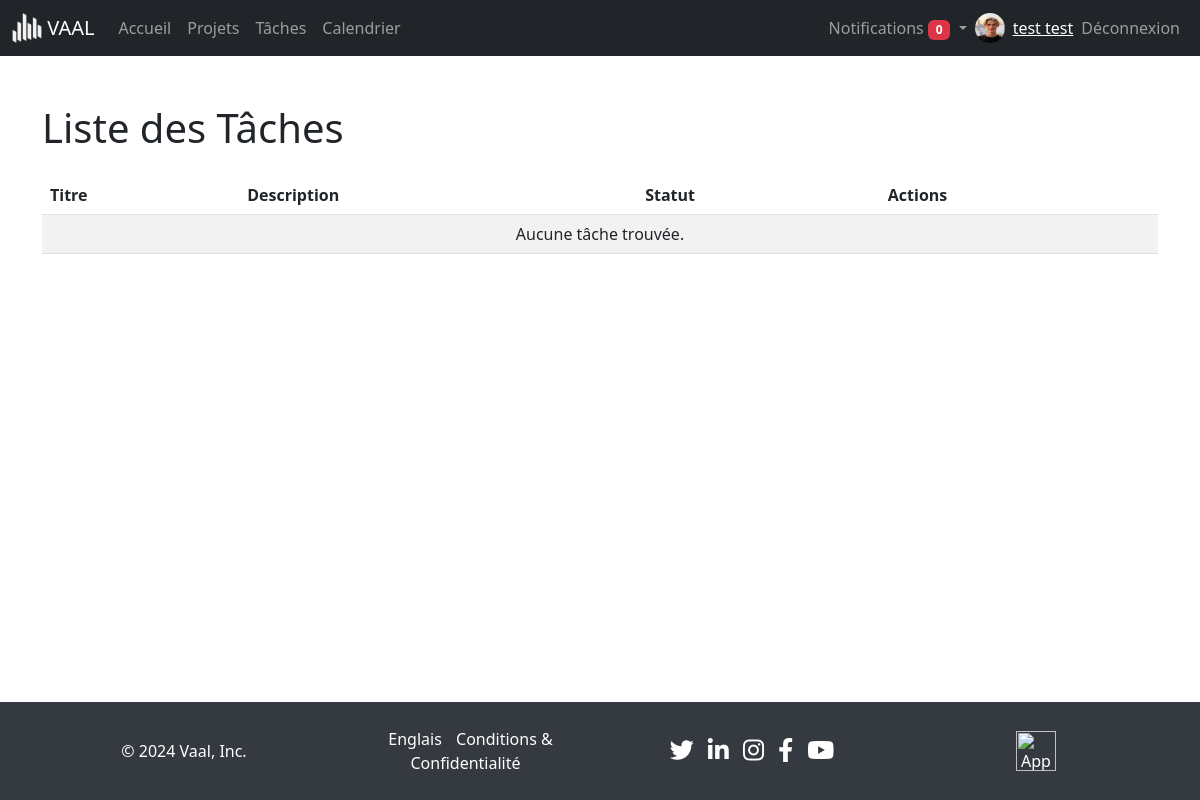
Screenshot of /views/tasks/view.php (signed in) with the database file from the repository.
### tables this page shows
CREATE TABLE `users` (
  `id` int(11) NOT NULL,
  `profile` varchar(255) NOT NULL,
  `nom` varchar(50) NOT NULL,
  `prenom` varchar(255) NOT NULL,
  `email` varchar(100) NOT NULL,
  `password` varchar(255) NOT NULL,
  `role` enum('member','manager','admin') DEFAULT 'member',
  `activation` enum('oui','non') NOT NULL DEFAULT 'non'
);

### views/tasks/view.php (the view, shortened to what this page needs)
<?php
include '../../includes/connect.php';
include '../../includes/navbar.php';
try {
    $tasks = [];
} catch (PDOException $e) {
    echo "Erreur : " . $e->getMessage();
    exit;
}
?>
<!DOCTYPE html>
<html lang="fr">
<head>
    <link href="https://cdn.jsdelivr.net/npm/bootstrap@5.3.3/dist/css/bootstrap.min.css" rel="stylesheet">
    <link href="https://cdnjs.cloudflare.com/ajax/libs/bootstrap-icons/1.8.1/font/bootstrap-icons.min.css" rel="stylesheet">
</head>
<body>
<div class="container mt-5">
    <h1 class="mb-4">Liste des Tâches</h1>
    <table class="table table-striped">
        <thead>
            <tr>
                <th>Titre</th>
                <th>Description</th>
                <th>Statut</th>
                <th>Actions</th>
            </tr>
        </thead>
        <tbody>
            <?php if (!empty($tasks)): ?>
                <?php foreach ($tasks as $task): ?>
                    <tr>
                        <td><?php echo htmlspecialchars($task['title']); ?></td>
                        <td><?php echo htmlspecialchars($task['description']); ?></td>
                        <td>
                            <?php if ($task['status'] == 'pending'): ?>
                                <span class="badge bg-danger">Pending</span>
                            <?php elseif ($task['status'] == 'in_progress'): ?>
                                <span class="badge bg-warning text-dark">In Progress</span>
                            <?php elseif ($task['status'] == 'completed'): ?>
                                <span class="badge bg-success">Completed</span>
                            <?php endif; ?>
                        </td>
                        <td>
                            <form method="post" class="d-inline">
                                <input type="hidden" name="task_id" value="<?php echo $task['id']; ?>">
                                <input type="hidden" name="project_id" value="<?php echo $task['project_id']; ?>">
                                <button type="submit" name="status" value="pending" class="btn btn-outline-danger btn-sm rounded-circle" title="Pending">
                                    <i class="bi bi-x-circle"></i>
                                </button>
                            </form>
                            <form method="post" class="d-inline">
                                <input type="hidden" name="task_id" value="<?php echo $task['id']; ?>">
                                <input type="hidden" name="project_id" value="<?php echo $task['project_id']; ?>">
                                <button type="submit" name="status" value="in_progress" class="btn btn-outline-warning btn-sm rounded-circle" title="In Progress">
                                    <i class="bi bi-arrow-clockwise"></i>
                                </button>
                            </form>
                            <form method="post" class="d-inline">
                                <input type="hidden" name="task_id" value="<?php echo $task['id']; ?>">
                                <input type="hidden" name="project_id" value="<?php echo $task['project_id']; ?>">
                                <button type="submit" name="status" value="completed" class="btn btn-outline-success btn-sm rounded-circle" title="Completed">
                                    <i class="bi bi-check-circle"></i>
                                </button>
                            </form>
                        </td>
                    </tr>
                <?php endforeach; ?>
            <?php else: ?>
                <tr>
                    <td colspan="4" class="text-center">Aucune tâche trouvée.</td>
                </tr>
            <?php endif; ?>
        </tbody>
    </table>
</div>
<?php include '../../includes/footer.php'; ?>
</body>
</html>

### includes/navbar.php (shortened to what this page needs)
<?php
include $_SERVER['DOCUMENT_ROOT'].'/Project-Management-App/includes/connect.php';
$user_id = $_SESSION['user_id'];
$stmt = $pdo->prepare("SELECT * FROM users WHERE id = ?");
$stmt->execute([$user_id]);
$user = $stmt->fetch(PDO::FETCH_ASSOC);
$notificationsStmt = $pdo->prepare("SELECT * FROM notifications WHERE user_id = ? AND is_read = 0 ORDER BY created_at DESC");
$notificationsStmt->execute([$user_id]);
$notifications = $notificationsStmt->fetchAll();
$notificationCount = count($notifications);
$user_name = htmlspecialchars($user['nom'] . ' ' . $user['prenom']);
$profile_image = !empty($user['profile']) ? $user['profile'] : 'assets/images/default-profile.png';
?>
<nav class="navbar navbar-expand-lg navbar-dark bg-dark">
    <div class="container-fluid">
        <a class="navbar-brand" href="/Project-Management-App/index.php">
            <img src="/Project-Management-App/assets/images/logo_white.png" alt="Logo" width="30" height="30" class="d-inline-block align-top">
            VAAL
        </a>
        <div class="collapse navbar-collapse" id="navbarNav">
            <ul class="navbar-nav me-auto mb-2 mb-lg-0">
                <li class="nav-item">
                    <a class="nav-link" href="/Project-Management-App/dashboard.php">Accueil</a>
                </li>
                <li class="nav-item">
                    <a class="nav-link" href="/Project-Management-App/views/projects/view.php">Projets</a>
                </li>
                <li class="nav-item">
                    <a class="nav-link" href="/Project-Management-App/views/tasks/view.php">Tâches</a>
                </li>
                <li class="nav-item">
                    <a class="nav-link" href="/Project-Management-App/views/calendar/view.php">Calendrier</a>
                </li>
            </ul>
            <ul class="navbar-nav ms-auto mb-2 mb-lg-0 align-items-center">
                <li class="nav-item dropdown">
                    <a class="nav-link dropdown-toggle" href="#" id="notificationsDropdown" role="button" data-bs-toggle="dropdown" aria-expanded="false">
                        Notifications <span class="badge bg-danger"><?php echo $notificationCount; ?></span>
                    </a>
                </li>
                <li class="nav-item d-flex align-items-center">
                    <img src="/Project-Management-App/<?php echo htmlspecialchars($profile_image); ?>" alt="Profile Image" width="30" height="30" class="rounded-circle me-2">
                    <span class="navbar-text">
                        <a href="/Project-Management-App/views/auth/profile.php"><?php echo $user_name; ?></a>
                    </span>
                </li>
                <li class="nav-item">
                    <a class="nav-link" href="/Project-Management-App/includes/logout.php">Déconnexion</a>
                </li>
            </ul>
        </div>
    </div>
</nav>

### includes/footer.php (style rules this page uses)
body { display: flex; flex-direction: column; min-height: 100vh; margin: 0; }

### rows the page displays
users: profile (picture), user_name "test test"

### other values shown
$notificationCount "0"
